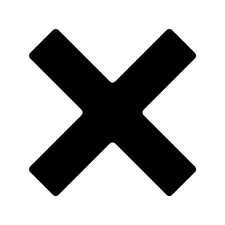
#> input picture FeatureSimilarity/X.png, 225 x 225 px
$ jupyter execute BasicFeatureSimilarityCNN.ipynb   (older library calls are emulated)
#> lines starting #> are read from the running program, lines starting #| are printed output that depends on the picture
### Similarity of two images based on a set of features

[cell 1]
import numpy as np
import matplotlib.pyplot as plt
from PIL import Image, ImageOps
import skimage.measure
import copy


# %matplotlib inline

[cell 2]
img = plt.imread("X.png")
#> img is the input picture: shape (225, 225, 4) float32; mean R, G, B, A 0.714, 0.714, 0.714, 1

[cell 3]
plt.imshow(img)

[cell 4]
type(img)

[cell 5]
# img

[cell 6]
fname = 'X.png'
image = Image.open(fname).convert("L")
image = image.resize((60,60),Image.ANTIALIAS)
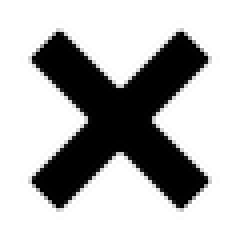
#> image: PIL image 60x60 L (shown 4 times larger); min 0, max 255, mean 181.9
arr = np.asarray(image)
plt.imshow(arr, cmap='gray')
plt.show()

[cell 7]
arr[20][15]
#> Out = 3

[cell 8]
arr_u = []
for i in range(0,len(arr)):
    arr_l = []
    for j in range(0,len(arr)):
        if arr[i][j] == 255:
            arr_l.append(-1)
        else:
            arr_l.append(1)

    arr_u.append(arr_l)
#> this loop made 60 passes
#> after the loop, arr_u = 60 items

## Max pooling

[cell 9]
max_pool_1 = skimage.measure.block_reduce(np.array(arr_u), (5,5), np.max)
max_pool_1.shape
#> Out = (12, 12)

[cell 10]
plt.xlim(0,len(max_pool_1))
plt.ylim(len(max_pool_1),0)
plt.title("Complete Image of 50 * 50 pixel", y = 1.05, fontsize = 20)
for i in range(0,len(max_pool_1)):
    for j in range(0,len(max_pool_1)):
        plt.text(j,i,str(max_pool_1[i][j]))
#> this loop made 12 passes
fig = plt.gcf()
fig.set_size_inches(10,10)
plt.show()

### Features from images

[cell 11]
feature_1 = [[-1,1,1,-1],[1,1,1,1],[1,1,1,1],[-1,1,1,1]]
feature_2 = [[-1,1,1,-1],[1,1,1,1],[1,1,1,1],[1,1,1,-1]]
feature_3 = [[1,1,1,1],[1,1,1,1],[1,1,1,1],[1,1,1,1]]
feature_4 = [[-1,1,1,1],[1,1,1,1],[1,1,1,1],[-1,1,1,-1]]
feature_5 = [[1,1,1,-1],[1,1,1,1],[1,1,1,1],[-1,1,1,-1]]
feature_6 = [[-1,-1,-1,-1],[1,-1,-1,1],[1,1,1,1],[1,1,1,1]]
feature_7 = [[1,1,1,-1],[1,1,-1,-1],[1,1,-1,-1],[1,1,1,-1]]
feature_8 = [[-1,1,1,1],[-1,-1,1,1],[-1,-1,1,1],[-1,1,1,1]]
feature_9 = [[1,1,1,1],[1,1,1,1],[1,-1,-1,1],[-1,-1,-1,-1]]
feature = [feature_1,feature_2,feature_3,feature_4,feature_5,feature_6,feature_7,feature_8,feature_9]

[cell 12]
def multiply_matrix(temp,ind):
#     print(temp)
    arr_1 = np.array(temp)
    sums= 0
    for i in range(0,len(temp)):
        for j in range(0,len(temp)):
            sums += temp[i][j] * feature[ind][i][j]
    return sums

### Function to match feature matrix

[cell 13]
new_len = len(max_pool_1)-len(feature_1)
#> new_len = 8
final_arr_1 = np.zeros((new_len,new_len),dtype=float)
final_arr_2 = np.zeros((new_len,new_len),dtype=float)
final_arr_3 = np.zeros((new_len,new_len),dtype=float)
final_arr_4 = np.zeros((new_len,new_len),dtype=float)
final_arr_5 = np.zeros((new_len,new_len),dtype=float)
final_arr_6 = np.zeros((new_len,new_len),dtype=float)
final_arr_7 = np.zeros((new_len,new_len),dtype=float)
final_arr_8 = np.zeros((new_len,new_len),dtype=float)
final_arr_9 = np.zeros((new_len,new_len),dtype=float)
final_arr = [final_arr_1,final_arr_2,final_arr_3,final_arr_4,final_arr_5]
a = 0
for k in range(0,len(max_pool_1)-len(feature_1)):
    b = 0
    for l in range(0,len(max_pool_1)-len(feature_1)):
        temp= []
        for i in range(k,k+4):
            temp_1 = []
            for j in range(l,l+4):
                temp_1.append(max_pool_1[i][j])
            temp.append(temp_1)
        for ind in range(0,5):
            sums = multiply_matrix(temp, ind)
            result = sums / len(temp) ** 2
            final_arr[ind][a][b] = result
        b += 1
    a += 1
#> this loop made 8 passes
#> after the loop, a = 8; final_arr = 5 items
print(final_arr_3)
#| [[ 0.     0.25   0.125 -0.125 -0.25  -0.125  0.125  0.25 ]
#|  [ 0.25   0.625  0.625  0.375  0.25   0.375  0.625  0.625]
#|  [ 0.125  0.625  0.75   0.75   0.75   0.75   0.75   0.625]
#|  [-0.125  0.375  0.75   1.     1.     1.     0.75   0.375]
#|  [-0.25   0.25   0.75   1.     1.     1.     0.75   0.25 ]
#|  [-0.125  0.375  0.75   1.     1.     1.     0.75   0.375]
#|  [ 0.125  0.625  0.75   0.75   0.75   0.75   0.75   0.625]
#|  [ 0.25   0.625  0.625  0.375  0.25   0.375  0.625  0.625]]

#### Relu

[cell 14]
final_arr_1[final_arr_1 < 0] = 0
final_arr_2[final_arr_2 < 0] = 0
final_arr_3[final_arr_3 < 0] = 0
final_arr_4[final_arr_4 < 0] = 0
final_arr_5[final_arr_5 < 0] = 0
final_arr_6[final_arr_6 < 0] = 0
final_arr_7[final_arr_7 < 0] = 0
final_arr_8[final_arr_8 < 0] = 0
final_arr_9[final_arr_9 < 0] = 0

### Max pool 2

[cell 15]
final_arr_1 = skimage.measure.block_reduce(final_arr_1, (4,4), np.max)
#> final_arr_1 = [[1, 0.75], [0.75, 0.875]]
final_arr_2 = skimage.measure.block_reduce(final_arr_2, (4,4), np.max)
#> final_arr_2 = [[0.75, 1], [0.875, 0.75]]
final_arr_3 = skimage.measure.block_reduce(final_arr_3, (4,4), np.max)
#> final_arr_3 = [[1, 1], [1, 1]]
final_arr_4 = skimage.measure.block_reduce(final_arr_4, (4,4), np.max)
#> final_arr_4 = [[0.75, 0.875], [1, 0.75]]
final_arr_5 = skimage.measure.block_reduce(final_arr_5, (4,4), np.max)
final_arr_6 = skimage.measure.block_reduce(final_arr_6, (4,4), np.max)
final_arr_7 = skimage.measure.block_reduce(final_arr_7, (4,4), np.max)
final_arr_8 = skimage.measure.block_reduce(final_arr_8, (4,4), np.max)
final_arr_9 = skimage.measure.block_reduce(final_arr_9, (4,4), np.max)
print(final_arr_1)
#| [[1.    0.75 ]
#|  [0.75  0.875]]

### Fully connected layer

[cell 16]
final_arr_1 = final_arr_1.ravel()
final_arr_2 = final_arr_2.ravel()
final_arr_3 = final_arr_3.ravel()
final_arr_4 = final_arr_4.ravel()
final_arr_5 = final_arr_5.ravel()
final_arr_6 = final_arr_6.ravel()
final_arr_7 = final_arr_7.ravel()
final_arr_8 = final_arr_8.ravel()
final_arr_9 = final_arr_9.ravel()
print(final_arr_1)
#| [1.    0.75  0.75  0.875]

[cell 17]
temp = np.append(final_arr_1,final_arr_2)
temp_1 = np.append(temp,final_arr_3)
temp_2 = np.append(temp_1,final_arr_4)
temp_3 = np.append(temp_2,final_arr_5)
temp_4 = np.append(temp_3,final_arr_6)
temp_5 = np.append(temp_4,final_arr_7)
temp_6 = np.append(temp_5,final_arr_8)
final_result = np.append(temp_6,final_arr_9)
print(final_result)
#| [1.    0.75  0.75  0.875 0.75  1.    0.875 0.75  1.    1.    1.    1.
#|  0.75  0.875 1.    0.75  0.875 0.75  0.75  1.    0.    0.    0.    0.
#|  0.    0.    0.    0.    0.    0.    0.    0.    0.    0.    0.    0.   ]

[cell 18]
# final_result
check_index = []
for i,val in enumerate(final_result):
    if val == 1:
        check_index.append(i)

check_index

## Check on any Image

[cell 19]
fname = '12.png'
image = Image.open(fname).convert("L")
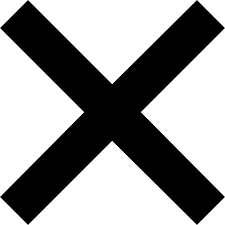
#> input picture FeatureSimilarity/12.png, 225 x 225 px
#> image: PIL image 225x225 L
image = image.resize((60,60),Image.ANTIALIAS)
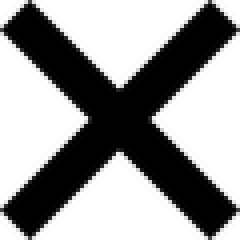
#> image: PIL image 60x60 L (shown 4 times larger); min 0, max 255, mean 151.5
arr = np.asarray(image)
plt.imshow(arr, cmap='gray')
plt.show()
arr_u = []
for i in range(0,len(arr)):
    arr_l = []
    for j in range(0,len(arr)):
        if arr[i][j] == 255:
            arr_l.append(-1)
        else:
            arr_l.append(1)

    arr_u.append(arr_l)

max_pool_1 = skimage.measure.block_reduce(np.array(arr_u), (5,5), np.max)
print(max_pool_1)
#| [[ 1  1  1 -1 -1 -1 -1 -1 -1  1  1  1]
#|  [ 1  1  1  1 -1 -1 -1 -1  1  1  1  1]
#|  [ 1  1  1  1  1 -1 -1  1  1  1  1  1]
#|  [-1  1  1  1  1  1  1  1  1  1  1 -1]
#|  [-1 -1  1  1  1  1  1  1  1  1 -1 -1]
#|  [-1 -1 -1  1  1  1  1  1  1 -1 -1 -1]
#|  [-1 -1 -1  1  1  1  1  1  1 -1 -1 -1]
#|  [-1 -1  1  1  1  1  1  1  1  1 -1 -1]
#|  [-1  1  1  1  1  1  1  1  1  1  1 -1]
#|  [ 1  1  1  1  1 -1 -1  1  1  1  1  1]
#|  [ 1  1  1  1 -1 -1 -1 -1  1  1  1  1]
#|  [ 1  1  1 -1 -1 -1 -1 -1 -1  1  1  1]]

[cell 20]
feature_1 = [[-1,1,1,-1],[1,1,1,1],[1,1,1,1],[-1,1,1,1]]
feature_2 = [[-1,1,1,-1],[1,1,1,1],[1,1,1,1],[1,1,1,-1]]
feature_3 = [[1,1,1,1],[1,1,1,1],[1,1,1,1],[1,1,1,1]]
feature_4 = [[-1,1,1,1],[1,1,1,1],[1,1,1,1],[-1,1,1,-1]]
feature_5 = [[1,1,1,-1],[1,1,1,1],[1,1,1,1],[-1,1,1,-1]]
feature = [feature_1,feature_2,feature_3,feature_4,feature_5]

[cell 21]
new_len = len(max_pool_1)-len(feature_1)
final_arr_1 = np.zeros((new_len,new_len),dtype=float)
final_arr_2 = np.zeros((new_len,new_len),dtype=float)
final_arr_3 = np.zeros((new_len,new_len),dtype=float)
final_arr_4 = np.zeros((new_len,new_len),dtype=float)
final_arr_5 = np.zeros((new_len,new_len),dtype=float)
final_arr = [final_arr_1,final_arr_2,final_arr_3,final_arr_4,final_arr_5]
a = 0
for k in range(0,len(max_pool_1)-len(feature_1)):
    b = 0
    for l in range(0,len(max_pool_1)-len(feature_1)):
        temp= []
        for i in range(k,k+4):
            temp_1 = []
            for j in range(l,l+4):
                temp_1.append(max_pool_1[i][j])
            temp.append(temp_1)
        for ind in range(0,5):
            sums = multiply_matrix(temp, ind)
            result = sums / len(temp) ** 2
            final_arr[ind][a][b] = result
        b += 1
    a += 1
#> this loop made 8 passes


final_arr_1[final_arr_1 < 0] = 0
final_arr_2[final_arr_2 < 0] = 0
final_arr_3[final_arr_3 < 0] = 0
final_arr_4[final_arr_4 < 0] = 0
final_arr_5[final_arr_5 < 0] = 0

final_arr_1 = skimage.measure.block_reduce(final_arr_1, (4,4), np.max)
final_arr_2 = skimage.measure.block_reduce(final_arr_2, (4,4), np.max)
final_arr_3 = skimage.measure.block_reduce(final_arr_3, (4,4), np.max)
final_arr_4 = skimage.measure.block_reduce(final_arr_4, (4,4), np.max)
final_arr_5 = skimage.measure.block_reduce(final_arr_5, (4,4), np.max)

final_arr_1 = final_arr_1.ravel()
final_arr_2 = final_arr_2.ravel()
final_arr_3 = final_arr_3.ravel()
final_arr_4 = final_arr_4.ravel()
final_arr_5 = final_arr_5.ravel()
temp = np.append(final_arr_1,final_arr_2)
temp_1 = np.append(temp,final_arr_3)
temp_2 = np.append(temp_1,final_arr_4)
final_result = np.append(temp_2,final_arr_5)

[cell 22]
final_result

[cell 23]
total = 0
for val in check_index:
    total += final_result[val]

[cell 24]
prediction = total / len(check_index)

[cell 25]
print("This image has ",prediction*100," % similar feature from the above image")
#| This image has  93.75  % similar feature from the above image
